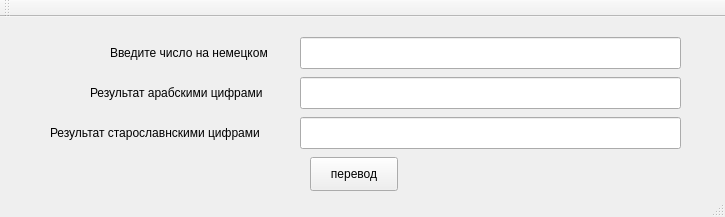
<?xml version="1.0" encoding="UTF-8"?>
<ui version="4.0">
 <class>MainWindow</class>
 <widget class="QMainWindow" name="MainWindow">
  <property name="geometry">
   <rect>
    <x>0</x>
    <y>0</y>
    <width>725</width>
    <height>217</height>
   </rect>
  </property>
  <property name="windowTitle">
   <string>MainWindow</string>
  </property>
  <widget class="QWidget" name="centralWidget">
   <widget class="QLineEdit" name="lineEdit">
    <property name="geometry">
     <rect>
      <x>300</x>
      <y>20</y>
      <width>381</width>
      <height>32</height>
     </rect>
    </property>
   </widget>
   <widget class="QLineEdit" name="lineEdit_2">
    <property name="geometry">
     <rect>
      <x>300</x>
      <y>60</y>
      <width>381</width>
      <height>32</height>
     </rect>
    </property>
   </widget>
   <widget class="QLabel" name="label">
    <property name="geometry">
     <rect>
      <x>110</x>
      <y>20</y>
      <width>181</width>
      <height>32</height>
     </rect>
    </property>
    <property name="text">
     <string>Введите число на немецком</string>
    </property>
   </widget>
   <widget class="QLabel" name="label_2">
    <property name="geometry">
     <rect>
      <x>90</x>
      <y>60</y>
      <width>201</width>
      <height>32</height>
     </rect>
    </property>
    <property name="text">
     <string>Результат арабскими цифрами</string>
    </property>
   </widget>
   <widget class="QLineEdit" name="lineEdit_3">
    <property name="geometry">
     <rect>
      <x>300</x>
      <y>100</y>
      <width>381</width>
      <height>32</height>
     </rect>
    </property>
   </widget>
   <widget class="QLabel" name="label_3">
    <property name="geometry">
     <rect>
      <x>50</x>
      <y>100</y>
      <width>241</width>
      <height>32</height>
     </rect>
    </property>
    <property name="text">
     <string>Результат старославнскими цифрами</string>
    </property>
   </widget>
   <widget class="QPushButton" name="pushButton">
    <property name="geometry">
     <rect>
      <x>310</x>
      <y>140</y>
      <width>88</width>
      <height>34</height>
     </rect>
    </property>
    <property name="text">
     <string>перевод</string>
    </property>
   </widget>
  </widget>
  <widget class="QMenuBar" name="menuBar">
   <property name="geometry">
    <rect>
     <x>0</x>
     <y>0</y>
     <width>725</width>
     <height>30</height>
    </rect>
   </property>
  </widget>
  <widget class="QToolBar" name="mainToolBar">
   <attribute name="toolBarArea">
    <enum>TopToolBarArea</enum>
   </attribute>
   <attribute name="toolBarBreak">
    <bool>false</bool>
   </attribute>
  </widget>
  <widget class="QStatusBar" name="statusBar"/>
 </widget>
 <layoutdefault spacing="6" margin="11"/>
 <resources/>
 <connections/>
</ui>
